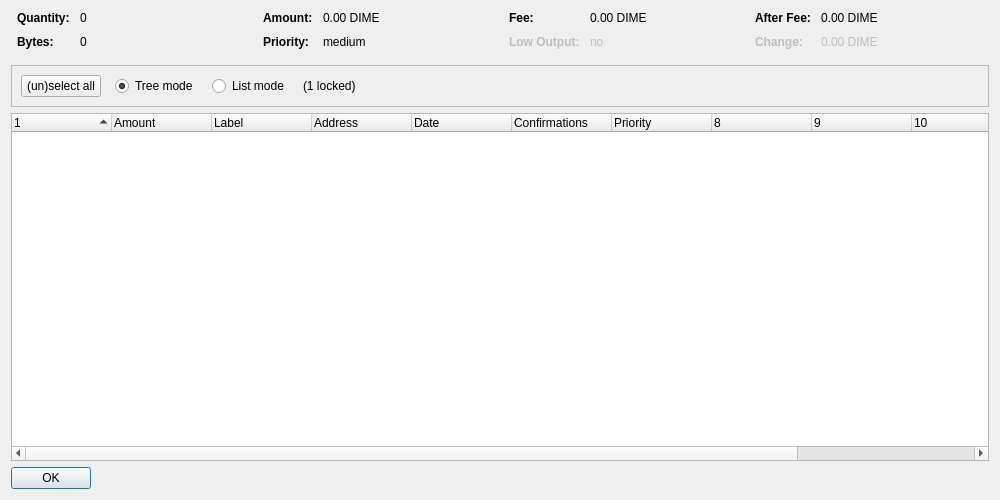
<?xml version="1.0" encoding="UTF-8"?>
<ui version="4.0">
 <class>CoinControlDialog</class>
 <widget class="QDialog" name="CoinControlDialog">
  <property name="geometry">
   <rect>
    <x>0</x>
    <y>0</y>
    <width>1000</width>
    <height>500</height>
   </rect>
  </property>
  <property name="windowTitle">
   <string>Coin Control Address Selection</string>
  </property>
  <layout class="QVBoxLayout" name="verticalLayout">
   <item>
    <layout class="QHBoxLayout" name="horizontalLayoutTop" stretch="0,0,0,0">
     <property name="topMargin">
      <number>0</number>
     </property>
     <property name="bottomMargin">
      <number>10</number>
     </property>
     <item>
      <layout class="QFormLayout" name="formLayoutCoinControl1">
       <property name="horizontalSpacing">
        <number>10</number>
       </property>
       <property name="verticalSpacing">
        <number>10</number>
       </property>
       <property name="leftMargin">
        <number>6</number>
       </property>
       <property name="rightMargin">
        <number>6</number>
       </property>
       <item row="0" column="0">
        <widget class="QLabel" name="labelCoinControlQuantityText">
         <property name="font">
          <font>
           <weight>75</weight>
           <bold>true</bold>
          </font>
         </property>
         <property name="text">
          <string>Quantity:</string>
         </property>
        </widget>
       </item>
       <item row="0" column="1">
        <widget class="QLabel" name="labelCoinControlQuantity">
         <property name="cursor">
          <cursorShape>IBeamCursor</cursorShape>
         </property>
         <property name="contextMenuPolicy">
          <enum>Qt::ActionsContextMenu</enum>
         </property>
         <property name="text">
          <string notr="true">0</string>
         </property>
         <property name="textInteractionFlags">
          <set>Qt::LinksAccessibleByMouse|Qt::TextSelectableByKeyboard|Qt::TextSelectableByMouse</set>
         </property>
        </widget>
       </item>
       <item row="1" column="0">
        <widget class="QLabel" name="labelCoinControlBytesText">
         <property name="font">
          <font>
           <weight>75</weight>
           <bold>true</bold>
          </font>
         </property>
         <property name="text">
          <string>Bytes:</string>
         </property>
        </widget>
       </item>
       <item row="1" column="1">
        <widget class="QLabel" name="labelCoinControlBytes">
         <property name="cursor">
          <cursorShape>IBeamCursor</cursorShape>
         </property>
         <property name="contextMenuPolicy">
          <enum>Qt::ActionsContextMenu</enum>
         </property>
         <property name="text">
          <string notr="true">0</string>
         </property>
         <property name="textInteractionFlags">
          <set>Qt::LinksAccessibleByMouse|Qt::TextSelectableByKeyboard|Qt::TextSelectableByMouse</set>
         </property>
        </widget>
       </item>
      </layout>
     </item>
     <item>
      <layout class="QFormLayout" name="formLayoutCoinControl2">
       <property name="horizontalSpacing">
        <number>10</number>
       </property>
       <property name="verticalSpacing">
        <number>10</number>
       </property>
       <property name="leftMargin">
        <number>6</number>
       </property>
       <property name="rightMargin">
        <number>6</number>
       </property>
       <item row="0" column="0">
        <widget class="QLabel" name="labelCoinControlAmountText">
         <property name="font">
          <font>
           <weight>75</weight>
           <bold>true</bold>
          </font>
         </property>
         <property name="text">
          <string>Amount:</string>
         </property>
        </widget>
       </item>
       <item row="0" column="1">
        <widget class="QLabel" name="labelCoinControlAmount">
         <property name="cursor">
          <cursorShape>IBeamCursor</cursorShape>
         </property>
         <property name="contextMenuPolicy">
          <enum>Qt::ActionsContextMenu</enum>
         </property>
         <property name="text">
          <string notr="true">0.00 DIME</string>
         </property>
         <property name="textInteractionFlags">
          <set>Qt::LinksAccessibleByMouse|Qt::TextSelectableByKeyboard|Qt::TextSelectableByMouse</set>
         </property>
        </widget>
       </item>
       <item row="1" column="0">
        <widget class="QLabel" name="labelCoinControlPriorityText">
         <property name="font">
          <font>
           <weight>75</weight>
           <bold>true</bold>
          </font>
         </property>
         <property name="text">
          <string>Priority:</string>
         </property>
        </widget>
       </item>
       <item row="1" column="1">
        <widget class="QLabel" name="labelCoinControlPriority">
         <property name="cursor">
          <cursorShape>IBeamCursor</cursorShape>
         </property>
         <property name="contextMenuPolicy">
          <enum>Qt::ActionsContextMenu</enum>
         </property>
         <property name="text">
          <string notr="true">medium</string>
         </property>
         <property name="textInteractionFlags">
          <set>Qt::LinksAccessibleByMouse|Qt::TextSelectableByKeyboard|Qt::TextSelectableByMouse</set>
         </property>
        </widget>
       </item>
      </layout>
     </item>
     <item>
      <layout class="QFormLayout" name="formLayoutCoinControl3">
       <property name="horizontalSpacing">
        <number>10</number>
       </property>
       <property name="verticalSpacing">
        <number>10</number>
       </property>
       <property name="leftMargin">
        <number>6</number>
       </property>
       <property name="rightMargin">
        <number>6</number>
       </property>
       <item row="0" column="0">
        <widget class="QLabel" name="labelCoinControlFeeText">
         <property name="font">
          <font>
           <weight>75</weight>
           <bold>true</bold>
          </font>
         </property>
         <property name="text">
          <string>Fee:</string>
         </property>
        </widget>
       </item>
       <item row="0" column="1">
        <widget class="QLabel" name="labelCoinControlFee">
         <property name="cursor">
          <cursorShape>IBeamCursor</cursorShape>
         </property>
         <property name="contextMenuPolicy">
          <enum>Qt::ActionsContextMenu</enum>
         </property>
         <property name="text">
          <string notr="true">0.00 DIME</string>
         </property>
         <property name="textInteractionFlags">
          <set>Qt::LinksAccessibleByMouse|Qt::TextSelectableByKeyboard|Qt::TextSelectableByMouse</set>
         </property>
        </widget>
       </item>
       <item row="1" column="0">
        <widget class="QLabel" name="labelCoinControlLowOutputText">
         <property name="enabled">
          <bool>false</bool>
         </property>
         <property name="font">
          <font>
           <weight>75</weight>
           <bold>true</bold>
          </font>
         </property>
         <property name="text">
          <string>Low Output:</string>
         </property>
        </widget>
       </item>
       <item row="1" column="1">
        <widget class="QLabel" name="labelCoinControlLowOutput">
         <property name="enabled">
          <bool>false</bool>
         </property>
         <property name="cursor">
          <cursorShape>IBeamCursor</cursorShape>
         </property>
         <property name="contextMenuPolicy">
          <enum>Qt::ActionsContextMenu</enum>
         </property>
         <property name="text">
          <string notr="true">no</string>
         </property>
         <property name="textInteractionFlags">
          <set>Qt::LinksAccessibleByMouse|Qt::TextSelectableByKeyboard|Qt::TextSelectableByMouse</set>
         </property>
        </widget>
       </item>
      </layout>
     </item>
     <item>
      <layout class="QFormLayout" name="formLayoutCoinControl4">
       <property name="horizontalSpacing">
        <number>10</number>
       </property>
       <property name="verticalSpacing">
        <number>10</number>
       </property>
       <property name="leftMargin">
        <number>6</number>
       </property>
       <property name="rightMargin">
        <number>6</number>
       </property>
       <item row="0" column="0">
        <widget class="QLabel" name="labelCoinControlAfterFeeText">
         <property name="font">
          <font>
           <weight>75</weight>
           <bold>true</bold>
          </font>
         </property>
         <property name="text">
          <string>After Fee:</string>
         </property>
        </widget>
       </item>
       <item row="0" column="1">
        <widget class="QLabel" name="labelCoinControlAfterFee">
         <property name="cursor">
          <cursorShape>IBeamCursor</cursorShape>
         </property>
         <property name="contextMenuPolicy">
          <enum>Qt::ActionsContextMenu</enum>
         </property>
         <property name="text">
          <string notr="true">0.00 DIME</string>
         </property>
         <property name="textInteractionFlags">
          <set>Qt::LinksAccessibleByMouse|Qt::TextSelectableByKeyboard|Qt::TextSelectableByMouse</set>
         </property>
        </widget>
       </item>
       <item row="1" column="0">
        <widget class="QLabel" name="labelCoinControlChangeText">
         <property name="enabled">
          <bool>false</bool>
         </property>
         <property name="font">
          <font>
           <weight>75</weight>
           <bold>true</bold>
          </font>
         </property>
         <property name="text">
          <string>Change:</string>
         </property>
        </widget>
       </item>
       <item row="1" column="1">
        <widget class="QLabel" name="labelCoinControlChange">
         <property name="enabled">
          <bool>false</bool>
         </property>
         <property name="cursor">
          <cursorShape>IBeamCursor</cursorShape>
         </property>
         <property name="contextMenuPolicy">
          <enum>Qt::ActionsContextMenu</enum>
         </property>
         <property name="text">
          <string notr="true">0.00 DIME</string>
         </property>
         <property name="textInteractionFlags">
          <set>Qt::LinksAccessibleByMouse|Qt::TextSelectableByKeyboard|Qt::TextSelectableByMouse</set>
         </property>
        </widget>
       </item>
      </layout>
     </item>
    </layout>
   </item>
   <item>
    <widget class="QFrame" name="frame">
     <property name="minimumSize">
      <size>
       <width>0</width>
       <height>40</height>
      </size>
     </property>
     <property name="frameShape">
      <enum>QFrame::StyledPanel</enum>
     </property>
     <property name="frameShadow">
      <enum>QFrame::Sunken</enum>
     </property>
     <layout class="QHBoxLayout" name="horizontalLayout">
      <item>
       <layout class="QHBoxLayout" name="horizontalLayoutPanel" stretch="0,0,0,0,0">
        <property name="spacing">
         <number>14</number>
        </property>
        <item>
         <widget class="QPushButton" name="pushButtonSelectAll">
          <property name="sizePolicy">
           <sizepolicy hsizetype="Maximum" vsizetype="Fixed">
            <horstretch>0</horstretch>
            <verstretch>0</verstretch>
           </sizepolicy>
          </property>
          <property name="text">
           <string>(un)select all</string>
          </property>
         </widget>
        </item>
        <item>
         <widget class="QRadioButton" name="radioTreeMode">
          <property name="sizePolicy">
           <sizepolicy hsizetype="Maximum" vsizetype="Fixed">
            <horstretch>0</horstretch>
            <verstretch>0</verstretch>
           </sizepolicy>
          </property>
          <property name="text">
           <string>Tree mode</string>
          </property>
          <property name="checked">
           <bool>true</bool>
          </property>
         </widget>
        </item>
        <item>
         <widget class="QRadioButton" name="radioListMode">
          <property name="sizePolicy">
           <sizepolicy hsizetype="Maximum" vsizetype="Fixed">
            <horstretch>0</horstretch>
            <verstretch>0</verstretch>
           </sizepolicy>
          </property>
          <property name="text">
           <string>List mode</string>
          </property>
         </widget>
        </item>
        <item>
         <widget class="QLabel" name="labelLocked">
          <property name="text">
           <string notr="true">(1 locked)</string>
          </property>
         </widget>
        </item>
        <item>
         <spacer name="horizontalSpacer">
          <property name="orientation">
           <enum>Qt::Horizontal</enum>
          </property>
          <property name="sizeHint" stdset="0">
           <size>
            <width>40</width>
            <height>20</height>
           </size>
          </property>
         </spacer>
        </item>
       </layout>
      </item>
     </layout>
    </widget>
   </item>
   <item>
    <widget class="CoinControlTreeWidget" name="treeWidget">
     <property name="contextMenuPolicy">
      <enum>Qt::CustomContextMenu</enum>
     </property>
     <property name="sortingEnabled">
      <bool>false</bool>
     </property>
     <property name="columnCount">
      <number>12</number>
     </property>
     <attribute name="headerShowSortIndicator" stdset="0">
      <bool>true</bool>
     </attribute>
     <attribute name="headerStretchLastSection">
      <bool>false</bool>
     </attribute>
     <column>
      <property name="text">
       <string/>
      </property>
     </column>
     <column>
      <property name="text">
       <string>Amount</string>
      </property>
     </column>
     <column>
      <property name="text">
       <string notr="true">Label</string>
      </property>
     </column>
     <column>
      <property name="text">
       <string>Address</string>
      </property>
     </column>
     <column>
      <property name="text">
       <string>Date</string>
      </property>
     </column>
     <column>
      <property name="text">
       <string>Confirmations</string>
      </property>
      <property name="toolTip">
       <string>Confirmed</string>
      </property>
     </column>
     <column>
      <property name="text">
       <string>Priority</string>
      </property>
     </column>
     <column>
      <property name="text">
       <string/>
      </property>
     </column>
     <column>
      <property name="text">
       <string/>
      </property>
     </column>
     <column>
      <property name="text">
       <string/>
      </property>
     </column>
     <column>
      <property name="text">
       <string/>
      </property>
     </column>
     <column>
      <property name="text">
       <string/>
      </property>
     </column>
    </widget>
   </item>
   <item>
    <widget class="QDialogButtonBox" name="buttonBox">
     <property name="sizePolicy">
      <sizepolicy hsizetype="Maximum" vsizetype="Fixed">
       <horstretch>0</horstretch>
       <verstretch>0</verstretch>
      </sizepolicy>
     </property>
     <property name="orientation">
      <enum>Qt::Horizontal</enum>
     </property>
     <property name="standardButtons">
      <set>QDialogButtonBox::Ok</set>
     </property>
    </widget>
   </item>
  </layout>
 </widget>
 <customwidgets>
  <customwidget>
   <class>CoinControlTreeWidget</class>
   <extends>QTreeWidget</extends>
   <header>coincontroltreewidget.h</header>
  </customwidget>
 </customwidgets>
 <resources/>
 <connections/>
</ui>
